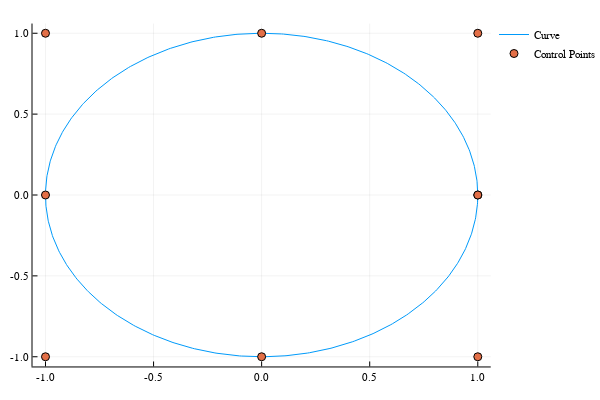

The cell this chart's notebook holds for it:
### Markdown cell above
### NURBS Curves And Surface
We can describe using piece wise polynomial some shape such as a circle, to prevent this problem from occurring we introduce a particular mathematical object known as NURBS. A NURBS is the weighted-projection of a B-spline living in $\mathbb{R}^{d+1}$ on the $\mathbb{R}^d$ space. In particular given a knot vector $\xi$, a weight vector $\omega$ we define the associated NURBS base:
$$R^p_i(\xi)=\frac{N_{i,p}(\xi)\omega_i}{\sum_{i=1}^n N_{i,p}(\xi)\omega_i}$$
where the $N_{i,p}(\xi)$ is the n-th B-spline base of order $p$. Given the NURBS base we are now able to define a NURBS curve of control points $\{\vec{B}_0,\dots,\vec{B}_n\}$:
$$\vec{C}(\xi) = \sum{n}_{i=1} \vec{B}_i R^p_i(\xi)$$

### Code cell
#We define the knot vector
ξ=[0.0,0.0,0.0,0.5*π,0.5*π,π,π,1.5*π,1.5*π,2*π,2*π,2*π];
#We define the weight vector
ω=[1.0,0.5*sqrt(2),1.0,0.5*sqrt(2),1.0,0.5*sqrt(2),1.0,0.5*sqrt(2),1.0];
#We define the control points
B=[[1.0 0.0],[1.0 1.0],[0.0 1.0],[-1.0 1.0],[-1.0 0.0],[-1.0 -1.0],[0.0 -1.0],[1.0 -1.0],[1.0 0.0]];
#We define a second order NURBS, of knot vector ξ, weight vector ω and control points B
S = JuliaIGA.NURBSCurve2D(2,B,ω,ξ);
#We can now plot the NURBS Curve.
JuliaIGA.NURBSPlot(S,0.01)

### Figure 1 — Plotly figure (JSON) as saved in the notebook; plotly's stock layout.template omitted (floating-point values rounded to 4 significant figures; data arrays with more than 128 entries replaced by an {"elided": "..."} marker saying what was removed)
{"data": [{"colorbar": {"title": ""}, "hoverinfo": "text", "legendgroup": "Curve", "line": {"color": "rgba(0, 154, 250, 1.000)", "dash": "solid", "shape": "linear", "width": 1}, "mode": "lines", "name": "Curve", "showlegend": true, "text": {"elided": "629 null values"}, "type": "scatter", "x": {"elided": "629 float values"}, "xaxis": "x1", "y": {"elided": "629 float values"}, "yaxis": "y1", "zmax": 0.1, "zmin": -0.1}, {"colorbar": {"title": ""}, "hoverinfo": "text", "legendgroup": "Control Points", "marker": {"color": "rgba(227, 111, 71, 1.000)", "line": {"color": "rgba(0, 0, 0, 1.000)", "width": 1}, "size": 8, "symbol": "circle"}, "mode": "markers", "name": "Control Points", "showlegend": true, "text": [null, null, null, null, null, null, null, null, null], "type": "scatter", "x": [1, 1, 0, -1, -1, -1, 0, 1, 1], "xaxis": "x1", "y": [0, 1, 1, 1, 0, -1, -1, -1, 0], "yaxis": "y1", "zmax": 0.1, "zmin": -0.1}], "layout": {"annotations": [], "height": 400, "legend": {"bgcolor": "rgba(255, 255, 255, 1.000)", "bordercolor": "rgba(0, 0, 0, 1.000)", "font": {"color": "rgba(0, 0, 0, 1.000)", "family": "sans-serif", "size": 11}, "tracegroupgap": 0, "x": 1, "y": 1}, "margin": {"b": 20, "l": 0, "r": 0, "t": 20}, "paper_bgcolor": "rgba(255, 255, 255, 1.000)", "plot_bgcolor": "rgba(255, 255, 255, 1.000)", "showlegend": true, "width": 600, "xaxis": {"anchor": "y1", "domain": [0.06582, 0.9934], "gridcolor": "rgba(0, 0, 0, 0.100)", "gridwidth": 0.5, "linecolor": "rgba(0, 0, 0, 1.000)", "mirror": false, "range": [-1.06, 1.06], "showgrid": true, "showline": true, "showticklabels": true, "tickangle": 0, "tickcolor": "rgb(0, 0, 0)", "tickfont": {"color": "rgba(0, 0, 0, 1.000)", "family": "sans-serif", "size": 11}, "tickmode": "array", "ticks": "inside", "ticktext": ["-1.0", "-0.5", "0.0", "0.5", "1.0"], "tickvals": [-1, -0.5, 0, 0.5, 1], "title": "", "titlefont": {"color": "rgba(0, 0, 0, 1.000)", "family": "sans-serif", "size": 15}, "type": "-", "visible": true, "zeroline": false, "zerolinecolor": "rgba(0, 0, 0, 1.000)"}, "yaxis": {"anchor": "x1", "domain": [0.03762, 0.9902], "gridcolor": "rgba(0, 0, 0, 0.100)", "gridwidth": 0.5, "linecolor": "rgba(0, 0, 0, 1.000)", "mirror": false, "range": [-1.06, 1.06], "showgrid": true, "showline": true, "showticklabels": true, "tickangle": 0, "tickcolor": "rgb(0, 0, 0)", "tickfont": {"color": "rgba(0, 0, 0, 1.000)", "family": "sans-serif", "size": 11}, "tickmode": "array", "ticks": "inside", "ticktext": ["-1.0", "-0.5", "0.0", "0.5", "1.0"], "tickvals": [-1, -0.5, 0, 0.5, 1], "title": "", "titlefont": {"color": "rgba(0, 0, 0, 1.000)", "family": "sans-serif", "size": 15}, "type": "-", "visible": true, "zeroline": false, "zerolinecolor": "rgba(0, 0, 0, 1.000)"}}}
